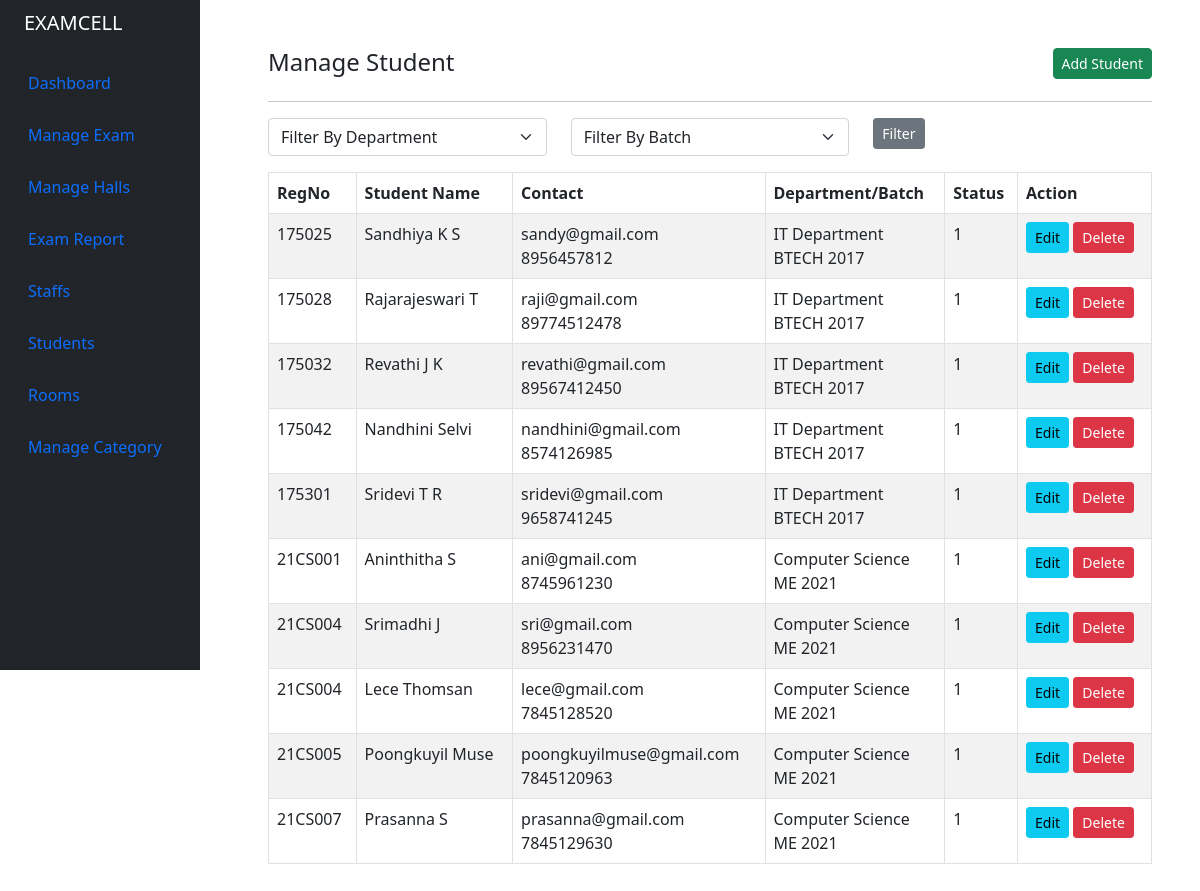
The app's page /admin/student.php (signed in) with its own data.
### tables this page shows
CREATE TABLE `tbl_student` (
  `id` int(11) NOT NULL,
  `regno` varchar(100) NOT NULL,
  `email` varchar(100) NOT NULL,
  `firstname` varchar(50) NOT NULL,
  `lastname` varchar(50) NOT NULL,
  `phonenumber` varchar(30) DEFAULT NULL,
  `password` varchar(250) NOT NULL,
  `pass_code` varchar(250) DEFAULT NULL,
  `profile_image` varchar(191) DEFAULT NULL,
  `student_department` int(11) NOT NULL DEFAULT 0,
  `student_batch` int(11) NOT NULL DEFAULT 0,
  `active` int(11) NOT NULL DEFAULT 1,
  `media_path_slug` varchar(191) DEFAULT NULL,
  `created_at` datetime NOT NULL,
  `created_by` int(11) NOT NULL,
  `updated_at` datetime NOT NULL,
  `updated_by` int(11) NOT NULL
);

CREATE TABLE `tbl_department` (
  `id` int(11) NOT NULL,
  `deptname` varchar(100) NOT NULL,
  `deptslug` varchar(100) NOT NULL
);

CREATE TABLE `tbl_batch` (
  `id` int(11) NOT NULL,
  `dept` int(11) NOT NULL,
  `batchyear` varchar(100) NOT NULL
);

### admin/student.php (the view, shortened to what this page needs)
<?php
include '../helpers/basic_helper.php';
if (isset($_SESSION['email']) && isset($_SESSION['id'])) {
    echo site_header();
?>
    <div class="container-fluid">
        <div class="row flex-nowrap">
            <?php echo site_navbar(); ?>
            <div class="after-side-content col py-5 px-5">
                <div class="row">
                    <div class="col-md-8">
                            <h4>Manage Student</h4>
                    </div>
                    <div class="col-md-4">
                        <a href="student_create_edit.php" class="btn btn-success btn-sm rounded float-end">Add Student</a>
                    </div>
                </div>
                <div>
                    <hr>
                    <div class="row">
                        <div class="col-md-4">
                            <div class="mb-3">
                                <select class="form-select" name="student_department" id="student_department" aria-label="Default select example">
                                    <option value='0' selected>Filter By Department</option>
                                </select>
                            </div>
                        </div>
                        <div class="col-md-4">
                            <div class="mb-3">
                                <select class="form-select" name="student_batch" id="student_batch" aria-label="Default select example">
                                    <option value='0' selected>Filter By Batch</option>
                                </select>
                            </div>
                        </div>
                        <div class="col-md-4">
                            <button class="btn btn-secondary btn-sm filter-table">Filter</button>
                        </div>
                    </div>
                    <table class="table table-bordered table-striped">
                        <thead>
                            <tr>
                                <th>RegNo</th>
                                <th>Student Name</th>
                                <th>Contact</th>
                                <th>Department/Batch</th>
                                <th>Status</th>
                                <th>Action</th>
                            </tr>
                        </thead>
                        <tbody>
                            <?php
                            $query = "SELECT tbl_student.*, tbl_department.deptname as deptname, tbl_batch.batchyear as batchyear FROM tbl_student INNER JOIN tbl_department ON tbl_student.student_department=tbl_department.id INNER JOIN tbl_batch ON tbl_student.student_batch=tbl_batch.id ORDER BY tbl_student.regno ASC";
                            $query_run = mysqli_query($conn, $query);
                            if (mysqli_num_rows($query_run) > 0) {
                                foreach ($query_run as $student) {
                            ?>
                                    <tr>
                                        <td><?= $student['regno']; ?></td>
                                        <td><?= $student['firstname'] . ' ' . $student['lastname']; ?></td>
                                        <td><?= $student['email'] . '<br>' . $student['phonenumber']; ?></td>
                                        <td><?= $student['deptname'] . '<br>' . $student['batchyear']; ?></td>
                                        <td><?= $student['active']; ?></td>
                                        <td>
                                            <a href="student_create_edit.php?id=<?= $student['id']; ?>" class="btn btn-info btn-sm">Edit</a>
                                            <form action="controller.php" method="POST" class="d-inline">
                                                <button type="submit" name="delete_student" value="<?= $student['id']; ?>" class="btn btn-danger btn-sm">Delete</button>
                                            </form>
                                        </td>
                                    </tr>
                            <?php
                                }
                            } else {
                                echo "<h5> No Record Found </h5>";
                            }
                            ?>
                        </tbody>
                    </table>
                </div>
            </div>
        </div>
    </div>
<?php
    echo site_footer();
} else {
    header("Location: index.php");
}

### assets/styles.css (style rules this page uses)
.after-side-content { margin-left: 220px !important; }

### records on screen
tbl_student: regno "175025", firstname "Sandhiya", lastname "K S", email "sandy@gmail.com", phonenumber "8956457812", tbl_department.deptname "IT Department", tbl_batch.batchyear "BTECH 2017", active "1", $student['id'] 7 (drawn)
tbl_student: regno "175028", firstname "Rajarajeswari", lastname "T", email "raji@gmail.com", phonenumber "89774512478", tbl_department.deptname "IT Department", tbl_batch.batchyear "BTECH 2017", active "1", $student['id'] 9 (drawn)
tbl_student: regno "175032", firstname "Revathi", lastname "J K", email "revathi@gmail.com", phonenumber "89567412450", tbl_department.deptname "IT Department", tbl_batch.batchyear "BTECH 2017", active "1", $student['id'] 6 (drawn)
tbl_student: regno "175042", firstname "Nandhini", lastname "Selvi", email "nandhini@gmail.com", phonenumber "8574126985", tbl_department.deptname "IT Department", tbl_batch.batchyear "BTECH 2017", active "1", $student['id'] 10 (drawn)
tbl_student: regno "175301", firstname "Sridevi", lastname "T R", email "sridevi@gmail.com", phonenumber "9658741245", tbl_department.deptname "IT Department", tbl_batch.batchyear "BTECH 2017", active "1", $student['id'] 8 (drawn)
tbl_student: regno "21CS001", firstname "Aninthitha", lastname "S", email "ani@gmail.com", phonenumber "8745961230", tbl_department.deptname "Computer Science", tbl_batch.batchyear "ME 2021", active "1", $student['id'] 5 (drawn)
tbl_student: regno "21CS004", firstname "Srimadhi", lastname "J", email "sri@gmail.com", phonenumber "8956231470", tbl_department.deptname "Computer Science", tbl_batch.batchyear "ME 2021", active "1", $student['id'] 2 (drawn)
tbl_student: regno "21CS004", firstname "Lece", lastname "Thomsan", email "lece@gmail.com", phonenumber "7845128520", tbl_department.deptname "Computer Science", tbl_batch.batchyear "ME 2021", active "1", $student['id'] 4 (drawn)
tbl_student: regno "21CS005", firstname "Poongkuyil", lastname "Muse", email "poongkuyilmuse@gmail.com", phonenumber "7845120963", tbl_department.deptname "Computer Science", tbl_batch.batchyear "ME 2021", active "1"
tbl_student: regno "21CS007", firstname "Prasanna", lastname "S", email "prasanna@gmail.com", phonenumber "7845129630", tbl_department.deptname "Computer Science", tbl_batch.batchyear "ME 2021", active "1", $student['id'] 3 (drawn)
